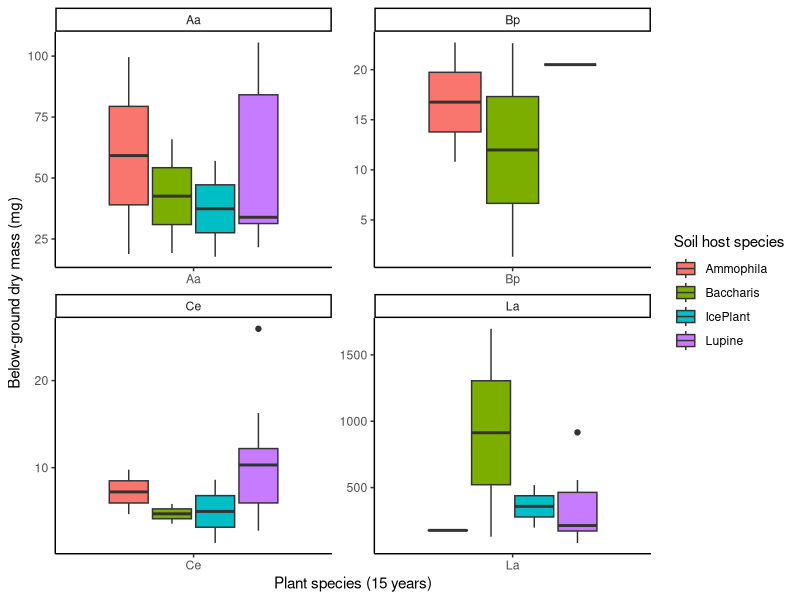
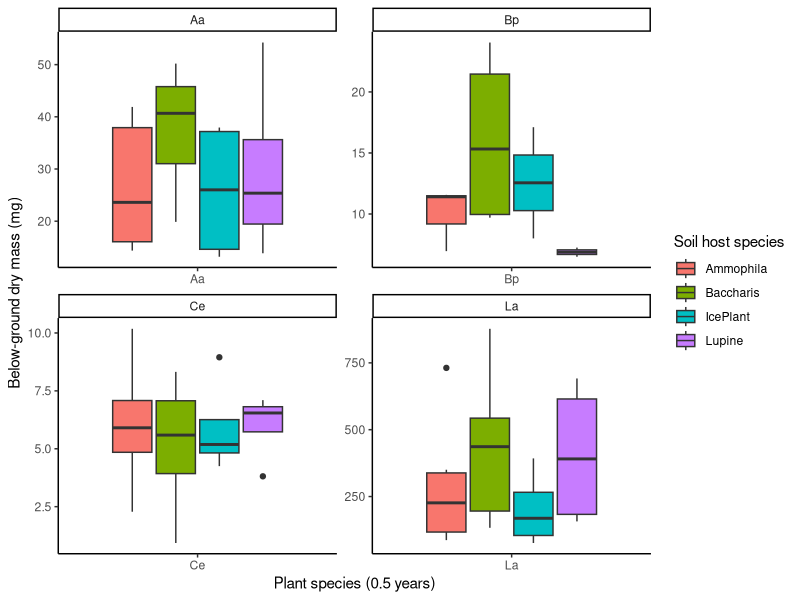

These charts were generated, in order, by the following R code:
## ---- chunk 1
Garden <- read.csv("./GreenhouseData.csv")
## ---- chunk 2
#Subset the data to get only the columns of interest
root <- Garden[c("PlantSpecies", "SoilHostSpecies", "BG_Dry_mg", "Age")]
 
#Age needs to be changed into a categorical variable
class(root$Age)
root$Age <- as.factor(root$Age)
class(root$Age)
## ---- chunk 3
library(ggplot2)

#Subset data again to get only the ages of interest
 oldplants <- root[grep('10', root$Age),]
 youngplants <- root[grep('0.5', root$Age),]
## ---- chunk 4
oldplot <- ggplot(oldplants, aes(x=PlantSpecies, y=BG_Dry_mg, fill=SoilHostSpecies)) + 
    geom_boxplot() +
    facet_wrap(~PlantSpecies, scale="free") +
  labs(x= "Plant species (15 years)", y = "Below-ground dry mass (mg)", fill= "Soil host species") +
  theme_classic()
oldplot
## ---- chunk 5
youngplot <- ggplot(youngplants, aes(x=PlantSpecies, y=BG_Dry_mg, fill=SoilHostSpecies)) + 
    geom_boxplot() +
    facet_wrap(~PlantSpecies, scale="free") +
  labs(x= "Plant species (0.5 years)", y = "Below-ground dry mass (mg)", fill= "Soil host species") +
  theme_classic()
youngplot
## ---- chunk 6
#Checking data to meet assumptions

#Assumption 1: the covariate and treatment should be independent of each other.
root$Age <- as.numeric(root$Age)
rootmodel <- aov(Age ~ SoilHostSpecies, data = root)
summary(rootmodel)
## ---- chunk 7
#Assumption 2: There is homogeneity of variance.
library(car)
leveneTest(BG_Dry_mg~SoilHostSpecies, data = root)
## ---- chunk 8
#Take age into consideration
ancova_model <- aov(BG_Dry_mg ~ SoilHostSpecies + PlantSpecies + Age, data = root)
Anova(ancova_model, type="III")
